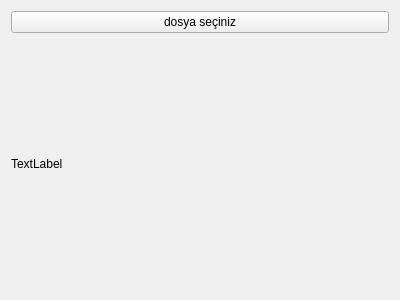
<?xml version="1.0" encoding="UTF-8"?>
<ui version="4.0">
 <class>Form</class>
 <widget class="QWidget" name="Form">
  <property name="geometry">
   <rect>
    <x>0</x>
    <y>0</y>
    <width>400</width>
    <height>300</height>
   </rect>
  </property>
  <property name="windowTitle">
   <string>Form</string>
  </property>
  <layout class="QVBoxLayout" name="verticalLayout">
   <item>
    <widget class="QPushButton" name="pushButton">
     <property name="text">
      <string>dosya seçiniz</string>
     </property>
    </widget>
   </item>
   <item>
    <widget class="QLabel" name="label">
     <property name="text">
      <string>TextLabel</string>
     </property>
    </widget>
   </item>
  </layout>
 </widget>
 <resources/>
 <connections/>
</ui>
